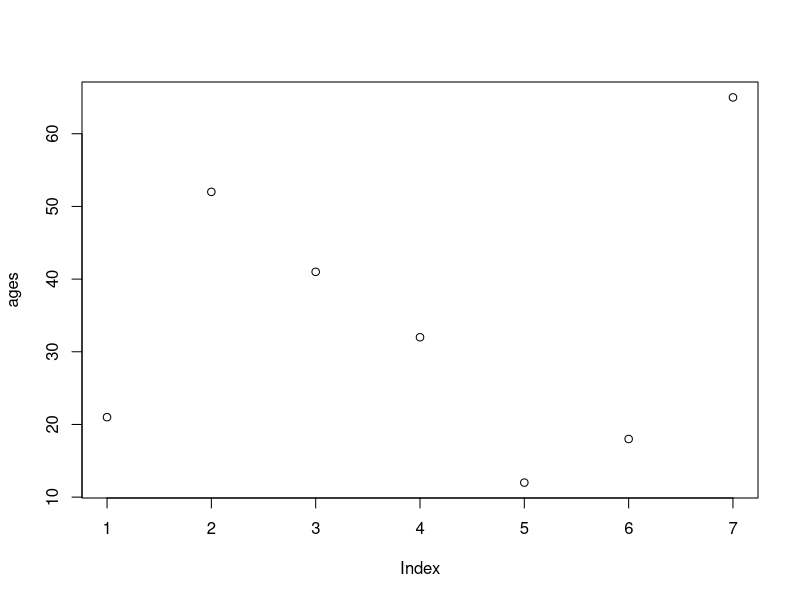
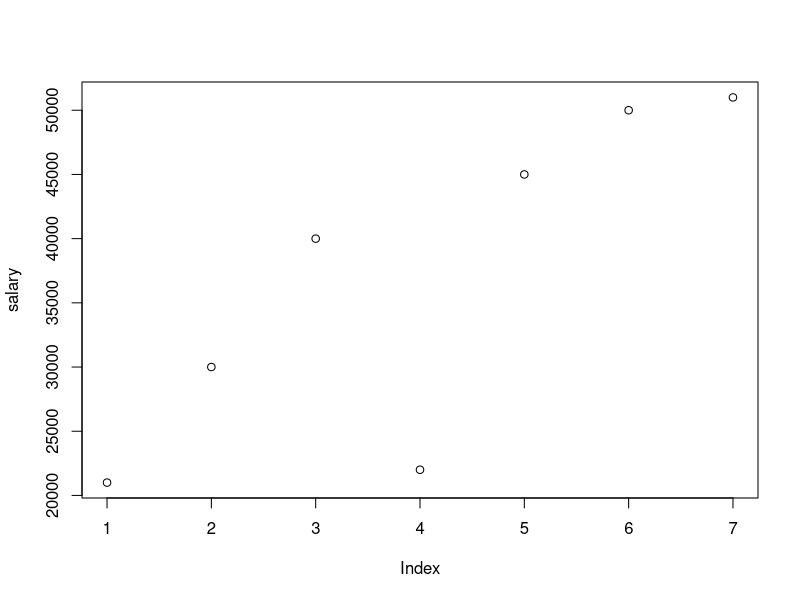
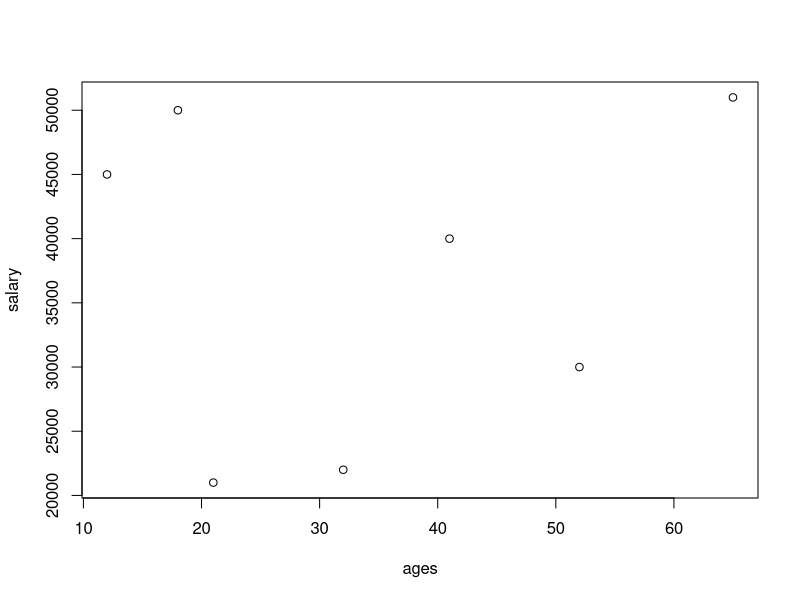
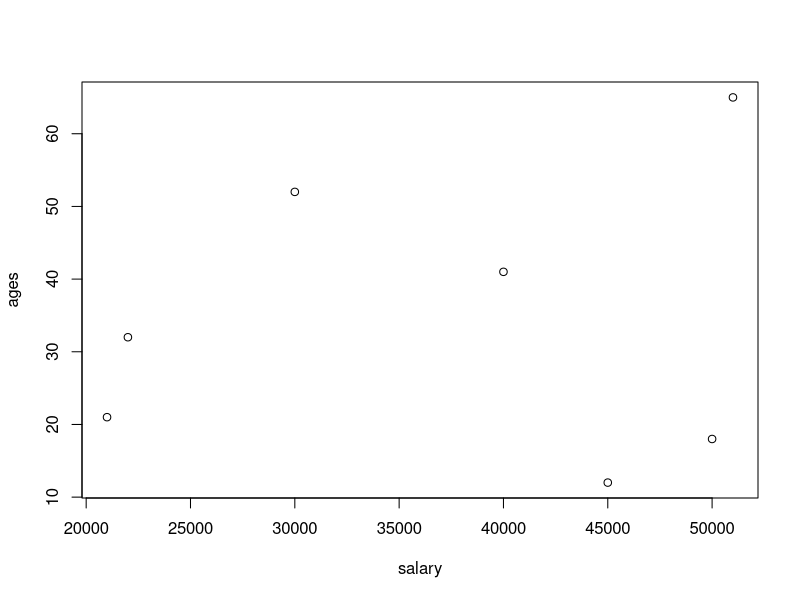
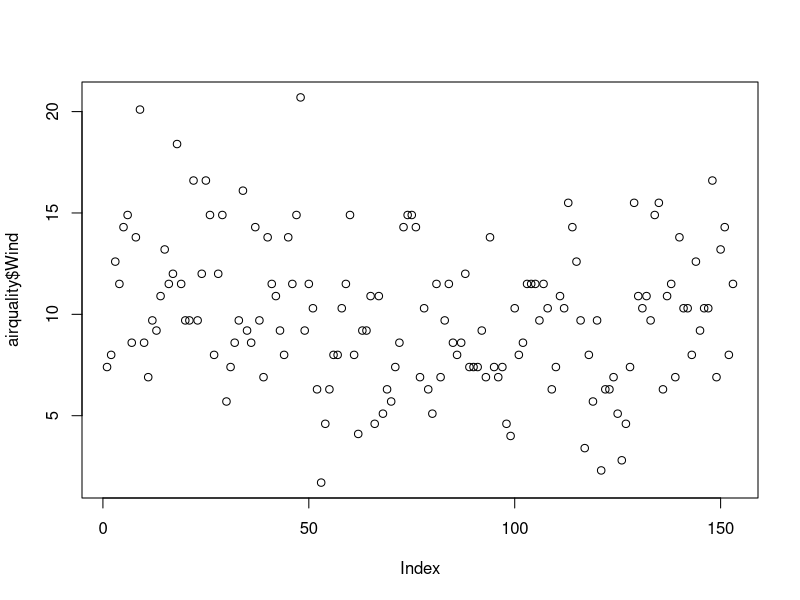
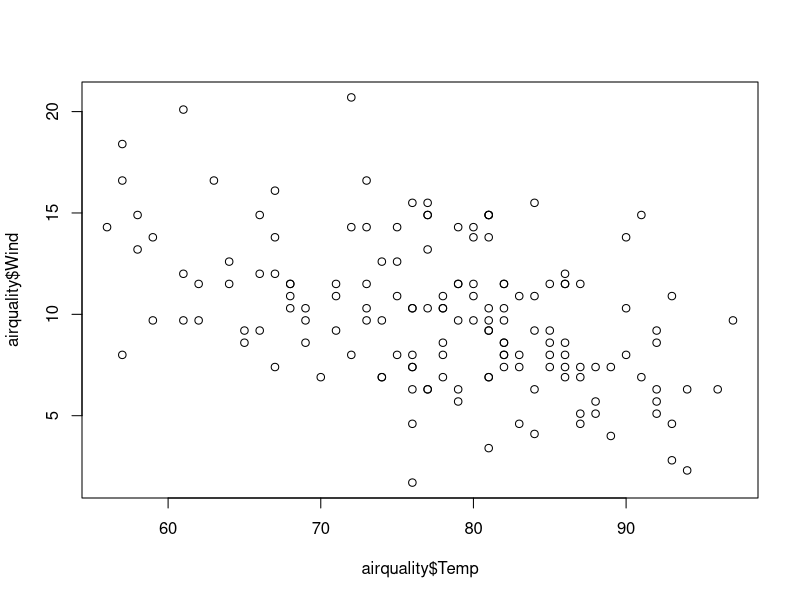
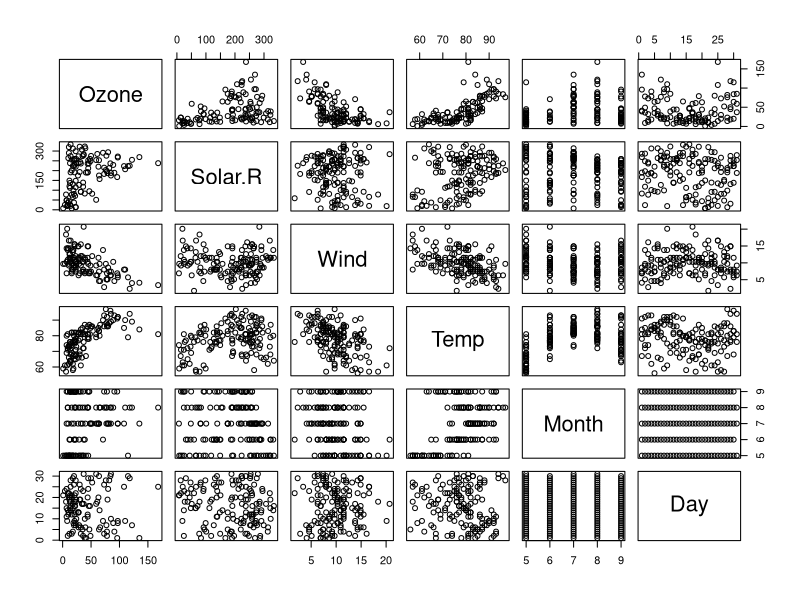
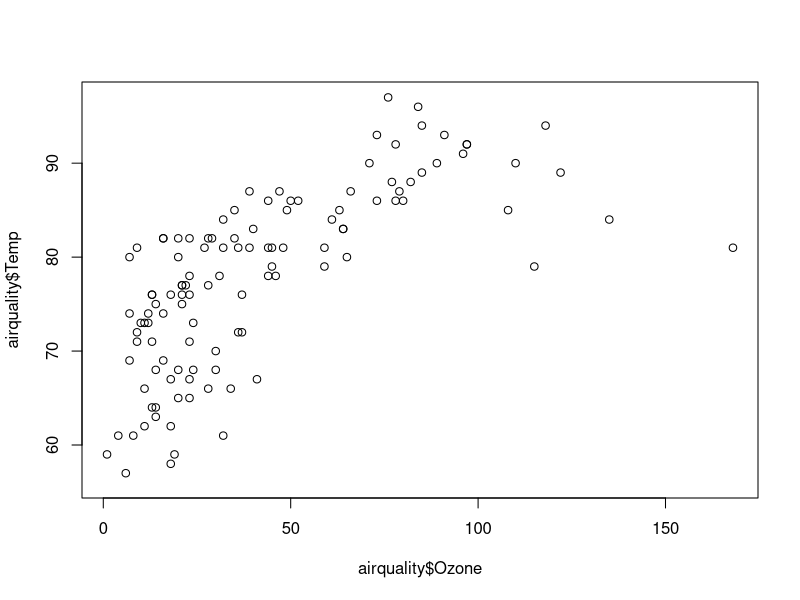

Write the R code that produced these figures, in order. (Note: this script raises an error after producing the figures.)
ages=c(21,52,41,32,12,18,65)
plot(ages)


salary=c(21000,30000,40000,22000,45000,50000,51000)
plot(salary)

plot(ages,salary)
plot(salary,ages)


#airquality
#click on import dataset 
data()

airquality=datasets::airquality
#top 10 row and last 10 row

head(airquality,10)
tail(airquality,10)

names(airquality) #name of all column 

#to see entire dataset click on airquality data

airquality[,c(1,2)] #all row and frist two column

df=airquality[,-6] #exclude column no 6
df

summary(airquality[,1]) #summary statistics for column 1

summary(airquality$Temp)

airquality$Wind # display column value 
summary(airquality$Wind) #summary of wind column 

#summary of the data 
summary(airquality) # all column 

#Visualization 

plot(airquality$Wind)
plot(airquality$Temp,airquality$Wind,type = "p")
plot(airquality) #scatter plot
help(plot)
plot(airquality$Ozone,airquality$Temp)
plot(airquality$Month,airquality$Ozone)

#point and line
plot(airquality$Wind,type = "p")
plot(airquality$Wind,type = "l")
plot(airquality$Wind,type = "b")
help(plot)

plot(airquality$Wind,
     xlab="ozone concentration",
     ylab = "no of instance",
     main = "ozone levels in ny city",
     type = "l"
     )

plot(airquality,col="red")

plot(airquality$Ozone,airquality$Solar.R)     
plot(airquality$Solar.R,airquality$Ozone)     

#HORIZONTAL BAR PLOT

barplot(airquality$Ozone,
        main="ozone concentration",
        ylab="ozone levels",
        horiz = T,
        axes = F
)

help(barplot)


#HISTOGRAM

hist(airquality$Temp)
hist(airquality$Temp,
     main = "solar rediation value in air",
     xlab = "solar red",
     col = "blue",
     border = "red"
     
)
help(hist)


#SINGLE BOX PLOT

boxplot(
  airquality$Wind,
  main="box plot",
  border = "red",
  horizontal = T
  )

boxplot.stats(airquality$Wind)$out #outline value

airquality$Ozone

#multiple box plots

boxplot(airquality[1:4],
        main="multiple box plot",
        horizontal = T,
        col = "red")

#Marge of the grid (mar)(bottom,left,top,right),
#no of row and column(mfrow),
#whether a border is to be include(bty),
#and position of the ,
#labels (las:1 for horizontal,las:0 for vertical),
#bty-box around the plot(o,n,7,l,c,u)
help(par)


par(mfrow = c(3, 3), mar = c(1, 2, 1, 2), las = 0, bty = "o")
plot(airquality$Ozone)
plot(airquality$Ozone,airquality$Wind)
plot(airquality$Ozone,type = "l")
plot(airquality$Solar.R,type = "b")
plot(airquality$Temp,type = "l")
plot(airquality$Ozone,airquality$Wind,type = "l")
plot(airquality$Ozone,type = "p")
plot(airquality$Wind,airquality$Day,type = "l",col="red")
plot(airquality$Solar.R,type = "l")

#CONSIDERING NA VALUE
airquality

max(airquality$Wind)
min(airquality$Temp)
min(airquality$Solar.R)
airquality$Solar.R
mean(airquality$Solar.R)
mean(airquality$Solar.R)

summary(airquality)
summary(airquality$Wind)

max(airquality$Solar.R,na.rm = T)
mean(airquality$Solar.R,na.rm = T)

median(airquality$Ozone)
median(airquality$Ozone,na.rm = T)

min(airquality$Ozone)
min(airquality$Ozone,na.rm = T)


#Google following function as variance in R 

#var
#skewness
#kurtosis
#density plot

var(airquality$Wind)
sd(airquality$Ozone)
sd(airquality$Ozone,na.rm = T)

skewness(airquality$Ozone,na.rm = T)
kurtosis(airquality$Ozone,na.rm = T)


skewness(airquality[1,4],na.rm = T)


#Density plot

plot(density(airquality$wind))
plot(density(airquality$Ozone,na.rm=T))



quakes=datasets::quakes
quakes
plot(quakes$mag)
plot(quakes$lat)
summary(quakes)
View(quakes)
barplot(quakes$long)
